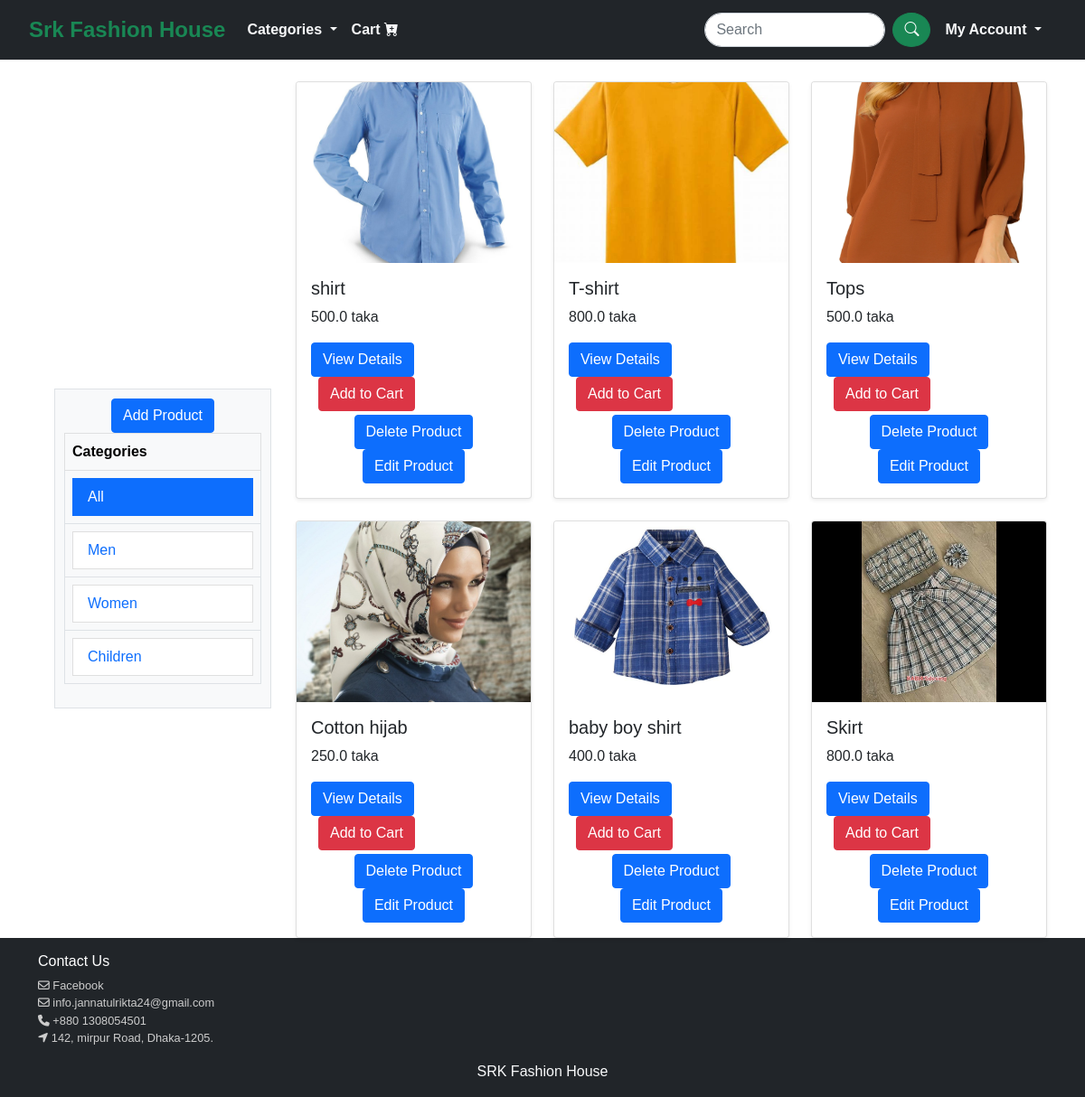
/shop/ (signed in), run on the app's committed database.
### products/models.py (models this page shows, shortened)
class Product(models.Model):
    name = models.CharField(max_length=100)
    price = models.FloatField()
    image = models.ImageField(upload_to='products', null=True, blank=True)
    description = models.TextField()
    CATEGORY_CHOICES = [
        ('men', 'Men'),
        ('women', 'Women'),
        ('children', 'Children'),
    ]
    category = models.CharField(
        max_length=100,
        choices=CATEGORY_CHOICES,
        default='women',
    )

### srkFashionHouse/views.py (the view)
# urls.py: path('shop/',views.shop,name='shop'),
def shop(request):
    category = request.GET.get('category')  # Get the selected category from the query parameters
    if category:
        products = Product.objects.filter(category=category)  # Filter products by category
    else:
        products = Product.objects.all()  # Show all products if no category is selected
    return render(request, 'shop.html', {'products': products, 'category': category})

### templates/shop.html
{% extends 'base.html' %}
{% load static %}
{% block content %}
<div class="container mt-4">
    <div class="row">
        <div class="col-md-3">
            <div class="table-container center-absolute" >
            {% if user.is_authenticated and user.is_superuser %}
            <div class="text-center">
            <a href="{% url 'create_product' %}" class="btn btn-primary">Add Product</a>
            </div>
            {% endif %}
                <div class="table-responsive">
                    <table class="table table-bordered">
                        <thead class="table-light">
                            <tr>
                                <th>Categories</th>
                            </tr>
                        </thead>
                        <tbody>
                            <tr><td><a href="?" class="list-group-item {% if not category %}active{% endif %}">All</a></td></tr>
                            <tr><td> <a href="?category=men" class="list-group-item {% if category == 'men' %}active{% endif %}">Men</a></td></tr>
                            <tr><td><a href="?category=women" class="list-group-item {% if category == 'women' %}active{% endif %}">Women</a></td></tr>
                            <tr><td><a href="?category=children" class="list-group-item {% if category == 'children' %}active{% endif %}">Children</a></td></tr>
                        </tbody>
                    </table>
                </div>
            </div>
        </div>
        <div class="col-md-9 offset-md-3">
            <div class="row g-4">
                {% if products %}
                    {% for item in products %}
                        <div class="col-md-6 col-lg-4">
                            <div class="card h-100 shadow-sm">
                                <img src="{{ item.image.url }}" alt="{{ item.name }}" class="card-img-top" style="height: 200px; object-fit: cover;">
                                <div class="card-body">
                                    <h5 class="card-title">{{ item.name }}</h5>
                                    <p class="card-text">{{ item.price }} taka</p>
                                    <a href="{% url 'product_details' item.id %}" class="btn btn-primary">View Details</a>
                                    {% if user.is_authenticated %}
                                    <a class="btn btn-danger mx-2" type="button" href="{% url 'add_to_cart' item.id %}">Add to Cart</a>
                                    {% endif %}
                                    {% if user.is_authenticated and user.is_superuser %}
                                        <div class="text-center mt-1">
                                            <a href="{% url 'delete_product' item.id %}" class="btn btn-primary">Delete Product</a>
                                            <a href="{% url 'update_product' item.id %}" class="btn btn-primary">Edit Product</a>
                                        </div>
                                    {% endif %}
                                </div>
                            </div>
                        </div>
                    {% endfor %}
                {% else %}
                <p>No products available</p>
                {% endif %}
            </div>
        </div>
    </div>
</div>
{% endblock %}

### static/css/style.css (style rules this page uses)
body { min-height: 100vh; font-family: 'Lucida Sans', 'Lucida Sans Regular', 'Lucida Grande', 'Lucida Sans Unicode', Geneva, Verdana, sans-serif; }
.table-container { position: absolute; left: 100px; top: 25%; transform: translateY(-50%); width: 20%; padding: 10px; background-color: #f8f9fa; border: 1px solid #dee2e6; z-index: 10; }
.center-absolute { position: absolute; top: 50%; left: 15%; transform: translate(-50%, -50%); }

### data on the page
Product: image (picture), name "shirt", price "500.0"
Product: image (picture), name "T-shirt", price "800.0"
Product: image (picture), name "Tops", price "500.0"
Product: image (picture), name "Cotton hijab", price "250.0"
Product: image (picture), name "baby boy shirt", price "400.0"
Product: image (picture), name "Skirt", price "800.0"
